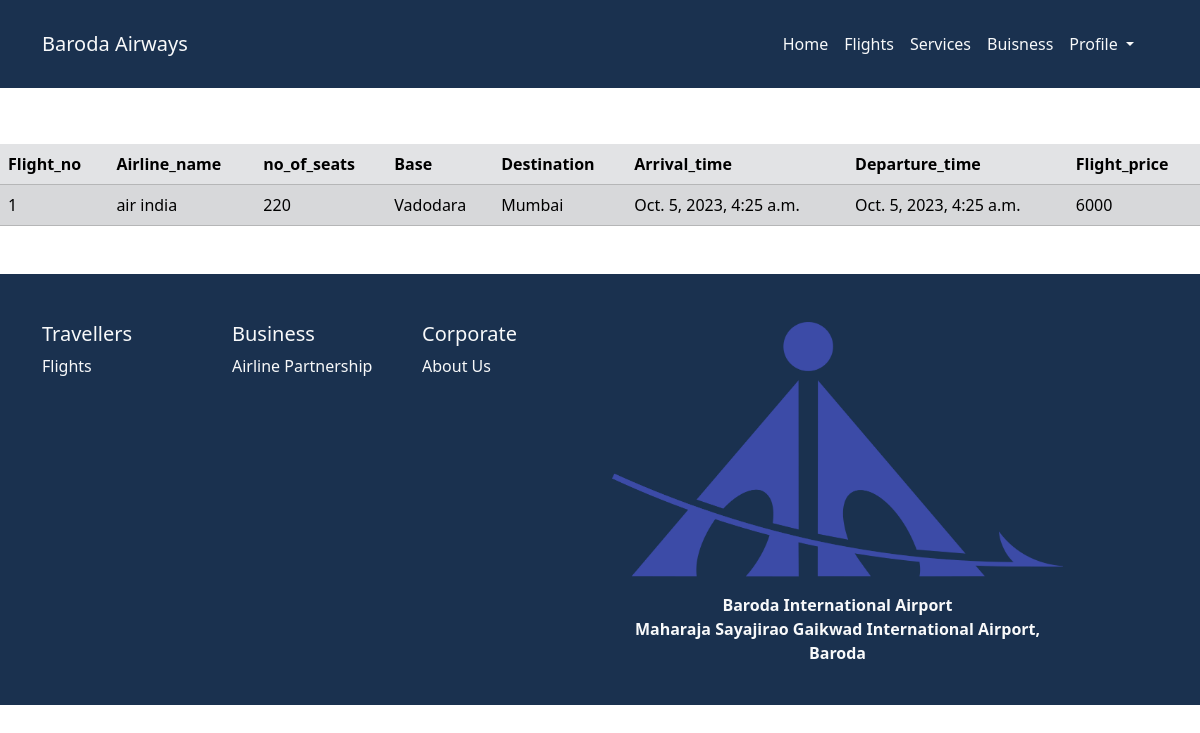
/all_flights/, run on an earlier commit of the app's database.
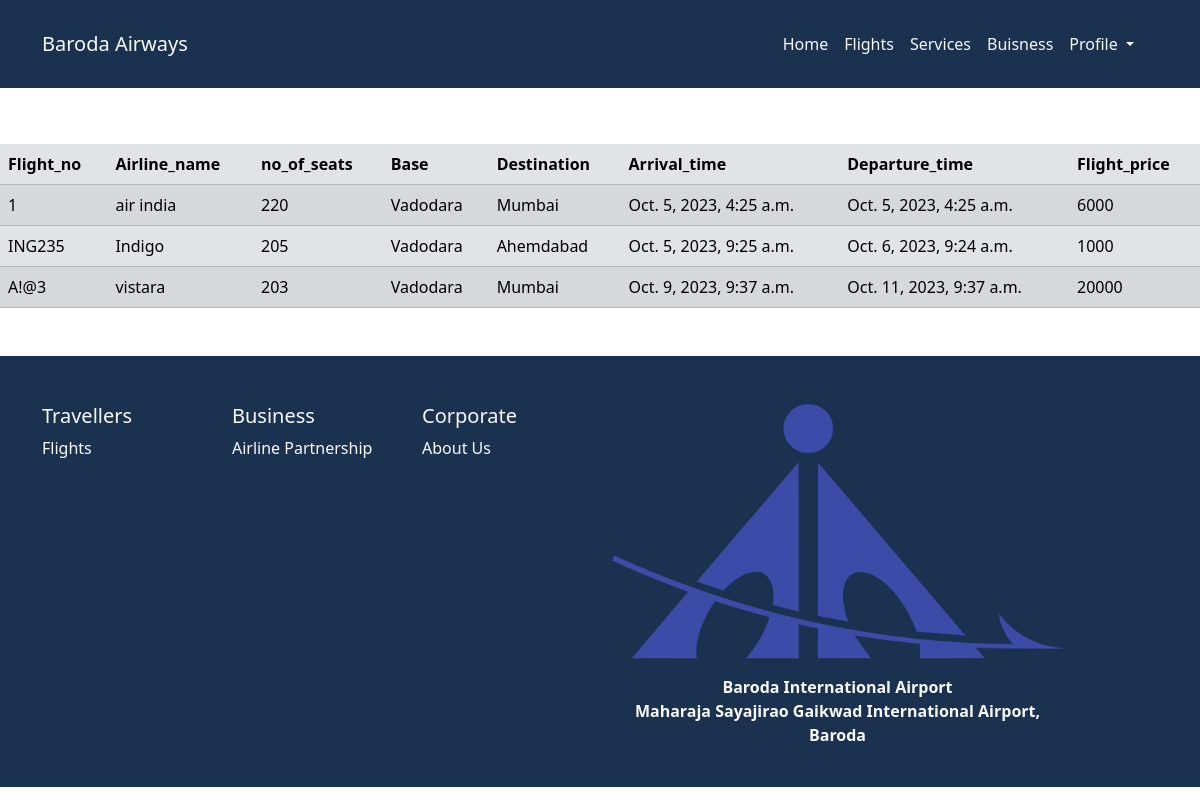
And on a later commit of the database.
### Flights/models.py (models this page shows, shortened)
class Flights(models.Model):
    Flight_no = models.CharField(max_length=20, primary_key=True, unique=True)
    Airline_name = models.CharField(max_length=50)
    no_of_seats = models.IntegerField()
    Base = models.CharField(max_length=50)
    Base_code = models.CharField(max_length=50)
    Destination = models.CharField(max_length=50)
    Destination_code = models.CharField(max_length=50)
    Arrival_time = models.DateTimeField(verbose_name='Return')
    Departure_time = models.DateTimeField()
    Flight_price = models.IntegerField()

### Flights/views.py (the view)
# urls.py: path('all_flights/', flight_show, name='show_db_Flights'),
def flight_show(request):
    fg = Flights.objects.all()
    return render(request, 'flights.html', context={'fg': fg})

### templates/flights.html (shortened to what this page needs)
{% extends "base.html" %} {% load static %} {% block body %}
<link
  href="https://cdn.jsdelivr.net/npm/bootstrap@5.3.2/dist/css/bootstrap.min.css"
  rel="stylesheet"
/>
{% if fg %}
<table class="table table-secondary table-striped my-5">
  <thead>
    <tr>
      <th scope="col">Flight_no</th>
      <th scope="col">Airline_name</th>
      <th scope="col">no_of_seats</th>
      <th scope="col">Base</th>
      <th scope="col">Destination</th>
      <th scope="col">Arrival_time</th>
      <th scope="col">Departure_time</th>
      <th scope="col">Flight_price</th>
    </tr>
  </thead>
  <tbody>
    {% for st in fg %}
    <tr>
      <td>{{st.Flight_no}}</td>
      <td>{{st.Airline_name}}</td>
      <td>{{st.no_of_seats}}</td>
      <td>{{st.Base}}</td>
      <td>{{st.Destination}}</td>
      <td>{{st.Departure_time}}</td>
      <td>{{st.Arrival_time}}</td>
      <td>{{st.Flight_price}}</td>
    </tr>
    {% endfor %}
  </tbody>
</table>
{% endif %}{% endblock body%}

### templates/base.html (shortened to what this page needs)
<!DOCTYPE html>
{% load static %}
<html lang="en">
  <head>
    <link
      href="https://cdn.jsdelivr.net/npm/bootstrap@5.3.2/dist/css/bootstrap.min.css"
      rel="stylesheet"
    />
  </head>
  <body>
    <div class="container p-5">
      <nav
        class="navbar navbar-expand-lg fixed-top py-4"
        style="background-color: #1a314f"
      >
        <div class="container">
          <a class="navbar-brand text-light" href="#">Baroda Airways</a>
          <div
            class="offcanvas offcanvas-end"
            tabindex="-1"
            id="offcanvasNavbar"
            aria-labelledby="offcanvasNavbarLabel"
          >
            <div class="offcanvas-body" style="background-color: #1a314f">
              <ul class="navbar-nav justify-content-end flex-grow-1 pe-3">
                <li class="nav-item">
                  <a
                    class="nav-link active text-light"
                    aria-current="page"
                    href="#"
                    >Home</a
                  >
                </li>
                <li class="nav-item">
                  <a
                    class="nav-link text-light"
                    href="{% url 'show_db_Flights' %}"
                    >Flights</a
                  >
                </li>
                <li class="nav-item">
                  <a class="nav-link text-light" href="{% url 'servicepage' %}">Services</a>
                </li>
                <li class="nav-item">
                  <a class="nav-link text-light" href="{% url 'businesspage' %}">Buisness</a>
                </li>
                <li class="nav-item dropdown">
                  <a
                    class="nav-link dropdown-toggle text-light"
                    href="#"
                    role="button"
                    data-bs-toggle="dropdown"
                    aria-expanded="false"
                  >
                    Profile
                  </a>
                </li>
              </ul>
            </div>
          </div>
        </div>
      </nav>
    </div>
    {% block body %} {% endblock %}
    <footer
      class="pt-5 position-relative d-block"
      style="background-color: #1a314f"
    >
      <div class="container">
        <div class="row footerPanel2 pb-4">
          <div
            class="col-md-4 col-lg-2 order-2 ft-submenu ml-md-auto col-6 d-lg-block d-none text-light"
          >
            <h5><a> Travellers </a></h5>
            <ul class="list-unstyled">
              <li class="">
                <a class="text-decoration-none text-light" href=""> Flights</a>
              </li>
            </ul>
          </div>
          <div
            class="col-md-4 col-lg-2 order-2 ft-submenu ml-md-auto col-6 d-lg-block d-none text-light"
          >
            <h5><a>Business</a></h5>
            <ul class="list-unstyled">
              <li class="">
                <a class="text-decoration-none text-light" href=""
                  >Airline Partnership</a
                >
              </li>
            </ul>
          </div>
          <div
            class="col-md-4 col-lg-2 order-2 ft-submenu ml-md-auto col-6 d-lg-block d-none text-light"
          >
            <h5><a>Corporate</a></h5>
            <ul class="list-unstyled">
              <li class="">
                <a href="" class="text-decoration-none text-light">About Us</a>
              </li>
            </ul>
          </div>
          <div
            class="col-lg-5 ft-logo order-lg-4 order-1 text-center text-lg-left text-light"
          >
            <img src="{% static '/airport_logo.png' %}" class="img-fluid" />
            <p class="mt-3 txt-light text-center text-lg-left">
              <b>
                Baroda International Airport
                <span class="d-block"
                  >Maharaja Sayajirao Gaikwad International Airport,<br />
                  Baroda
                </span></b
              >
            </p>
          </div>
        </div>
      </div>
    </footer>
  </body>
</html>

What changed in the data, as far as the page shows it:
added Flights: Flight_no "ING235", Airline_name "Indigo", no_of_seats "205", Base "Vadodara", Destination "Ahemdabad", Departure_time "Oct. 5, 2023, 9:25 a.m.", Arrival_time "Oct. 6, 2023, 9:24 a.m.", Flight_price "1000"
added Flights: Flight_no "A!@3", Airline_name "vistara", no_of_seats "203", Base "Vadodara", Destination "Mumbai", Departure_time "Oct. 9, 2023, 9:37 a.m.", Arrival_time "Oct. 11, 2023, 9:37 a.m.", Flight_price "20000"
